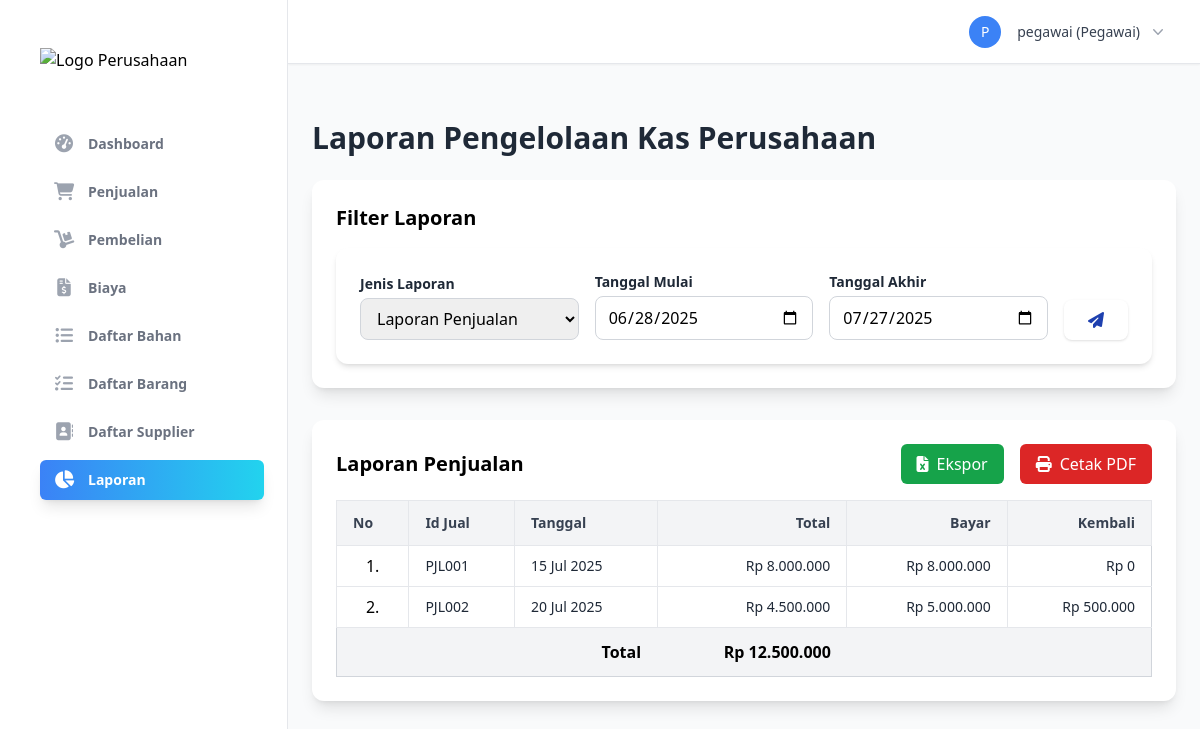
Screenshot of /pages/reports.php (signed in) with the database file from the repository.
### tables this page shows
CREATE TABLE penjualan (
    id_penjualan VARCHAR(25) PRIMARY KEY,
    tgl_jual DATE NOT NULL,
    total_jual INTEGER NOT NULL,
    bayar INTEGER NOT NULL,
    kembali VARCHAR(25) NOT NULL
);

### includes/function.php (called while the page is built, shortened)
<?php
function formatCurrency($num)
{
    $cleaned_num = preg_replace('/[^0-9]/', '', $num);
    $numeric_val = (float) $cleaned_num;
    return 'Rp ' . number_format($numeric_val, 0, ',', '.');
}

### pages/reports.php (the view, shortened to what this page needs)
<?php
require_once '../config/db_connect.php';
require_once '../includes/function.php';
require_once '../includes/header.php';
$today = date('Y-m-d');
$default_start_date = date('Y-m-d', strtotime('-29 days'));
$report_type = $_POST['report_type'] ?? 'penjualan';
$start_date = $_POST['start_date'] ?? $default_start_date;
$end_date = $_POST['end_date'] ?? $today;
?>
<head>
    <link rel="stylesheet" href="../assets/css/responsive.css">
</head>
<div class="flex min-h-screen bg-gray-50">
    <?php require_once '../includes/sidebar.php'; ?>
    <main class="flex-1 p-6">
        <div id="reports" class="section active">
            <div class="mb-6">
                <h2 class="text-3xl font-bold text-gray-800">Laporan Pengelolaan Kas Perusahaan</h2>
            </div>
            <div class="bg-white rounded-xl shadow-lg p-6 mb-8">
                <h3 class="text-xl font-semibold mb-4">Filter Laporan </h3>
                <form method="POST" action="reports.php" class="flex flex-col md:flex-row md:items-end gap-4 bg-white p-6 rounded-xl shadow-md">
                    <div class="lg:col-span-2 w-full">
                        <label class="block text-sm font-semibold text-gray-800 mb-1">Jenis Laporan</label>
                        <select name="report_type" class="w-full py-2 px-3 border border-gray-300 rounded-lg focus:outline-none focus:ring-2 focus:ring-blue-500 focus:border-blue-500">
                            <option value="penjualan" <?php if ($report_type == 'penjualan') echo 'selected'; ?>>Laporan Penjualan</option>
                        </select>
                    </div>
                    <div class="w-full">
                        <label class="block text-sm font-semibold text-gray-800 mb-1">Tanggal Mulai</label>
                        <input type="date" name="start_date" value="<?php echo htmlspecialchars($start_date); ?>" max="<?php echo $today; ?>" class="w-full py-2 px-3 border border-gray-300 rounded-lg focus:outline-none focus:ring-2 focus:ring-blue-500 focus:border-blue-500">
                    </div>
                    <div class="w-full">
                        <label class="block text-sm font-semibold text-gray-800 mb-1">Tanggal Akhir</label>
                        <input type="date" name="end_date" value="<?php echo htmlspecialchars($end_date); ?>" max="<?php echo $today; ?>" class="w-full py-2 px-3 border border-gray-300 rounded-lg focus:outline-none focus:ring-2 focus:ring-blue-500 focus:border-blue-500">
                    </div>
                    <button type="submit" class="w-full md:w-auto text-blue-800 font-semibold py-2 px-6 rounded-lg shadow transition duration-150">
                        <i class="fa-solid fa-paper-plane"></i>
                    </button>
                </form>
            </div>
            <div class="bg-white rounded-xl shadow-lg p-6">
                <div class="flex flex-col md:flex-row justify-between md:items-center mb-4 gap-4">
                    <h3 class="text-xl font-semibold">Laporan <?php echo ucwords(str_replace('_', ' ', $report_type)); ?></h3>
                    <div class="flex justify-between gap-4 flex-wrap">
                        <a href="../utils/export_laporan.php?type=<?php echo $report_type; ?>&start=<?php echo $start_date; ?>&end=<?php echo $end_date; ?>" class="w-full md:w-auto bg-green-600 hover:bg-green-700 text-white px-4 py-2 rounded-md text-center">
                            <i class="fas fa-file-excel mr-2"></i>Ekspor
                        </a>
                        <a href="../utils/cetak_laporan.php?type=<?php echo $report_type; ?>&start=<?php echo $start_date; ?>&end=<?php echo $end_date; ?>" target="_blank" class="w-full md:w-auto bg-red-600 hover:bg-red-700 text-white px-4 py-2 rounded-md text-center">
                            <i class="fas fa-print mr-2"></i>Cetak PDF
                        </a>
                    </div>
                </div>
                <div class="overflow-x-auto">
                    <?php
                    $total = 0;
                    $query = "";
                    $params = [$start_date, $end_date];
                    switch ($report_type) {
                        case 'penjualan':
                            $query = "SELECT id_penjualan, tgl_jual, total_jual, bayar, kembali FROM penjualan WHERE tgl_jual BETWEEN ? AND ? ORDER BY tgl_jual";
                            $headers = ['No', 'Id Jual', 'Tanggal', 'Total', 'Bayar', 'Kembali'];
                            $columns = ['id_penjualan', 'tgl_jual', 'total_jual', 'bayar', 'kembali'];
                            $total_column = 'total_jual';
                            break;
                    }
                    $stmt = $pdo->prepare($query);
                    $stmt->execute($params);
                    $data = $stmt->fetchAll(PDO::FETCH_ASSOC);
                    echo '<table class="min-w-full responsive-table border border-gray-300">';
                    echo '<thead><tr class="bg-gray-100">';
                    foreach ($headers as $header) {
                        $align = in_array($header, ['Debit', 'Kredit', 'Saldo', 'Jumlah (Rp)', 'Total', 'Bayar', 'Kembali']) ? 'text-right' : 'text-left';
                        $width = ($header == 'No.') ? 'w-12' : '';
                        echo "<th class='px-4 py-3 $align text-sm font-semibold text-gray-700 border $width'>$header</th>";
                    }
                    echo '</tr></thead>';
                    if ($report_type == 'buku_besar') {
                        echo '<tbody class="bg-white">';
                        echo '<tr class="bg-gray-50 font-semibold"><td colspan="5" class="px-4 py-2 border text-right">Saldo Awal</td><td class="px-4 py-2 border text-right">' . formatCurrency($saldo_awal) . '</td></tr>';
                        $saldo_berjalan = $saldo_awal;
                        if (empty($data)) {
                            echo "<tr><td colspan='6' class='px-6 py-12 text-center text-gray-500 border'>Tidak ada transaksi pada periode ini.</td></tr>";
                        } else {
                            foreach ($data as $index => $row) {
                                $saldo_berjalan += $row['debit'] - $row['kredit'];
                                echo '<tr class="divide-x divide-gray-200">';
                                echo "<td class='px-4 py-2 border text-center'>" . ($index + 1) . ".</td>";
                                echo "<td class='px-4 py-2 border'>" . date('d M Y', strtotime($row['tanggal'])) . "</td>";
                                echo "<td class='px-4 py-2 border'>" . htmlspecialchars($row['uraian']) . "</td>";
                                echo "<td class='px-4 py-2 border text-right'>" . ($row['debit'] > 0 ? formatCurrency($row['debit']) : '-') . "</td>";
                                echo "<td class='px-4 py-2 border text-right'>" . ($row['kredit'] > 0 ? formatCurrency($row['kredit']) : '-') . "</td>";
                                echo "<td class='px-4 py-2 border text-right font-medium'>" . formatCurrency($saldo_berjalan) . "</td>";
                                echo '</tr>';
                            }
                        }
                        echo '</tbody>';
                        echo '<tfoot class="bg-gray-100 font-bold"><tr><td colspan="5" class="px-4 py-3 text-right border">Saldo Akhir</td><td class="px-4 py-3 text-right border">' . formatCurrency($saldo_berjalan) . '</td></tr></tfoot>';
                    } else {
                        echo '<tbody class="bg-white">';
                        if (empty($data)) {
                            echo "<tr><td colspan='" . count($headers) . "' class='px-6 py-12 text-center text-gray-500 border'>Tidak ada data untuk periode yang dipilih.</td></tr>";
                        } else {
                            $total = 0;
                            foreach ($data as $index => $row) {
                                echo '<tr class="divide-x divide-gray-200">';
                                if (in_array($report_type, ['penjualan', 'pembelian', 'penerimaan_kas', 'pengeluaran_kas'])) {
                                    echo "<td class='px-4 py-2 border text-center'>" . ($index + 1) . ".</td>";
                                }
                                foreach ($columns as $col) {
                                    $is_currency = in_array($col, ['total_jual', 'total_beli', 'bayar', 'kembali', 'total']);
                                    $is_date = in_array($col, ['tgl_jual', 'tgl_beli', 'tgl_terima_kas', 'tgl_pengeluaran_kas']);
                                    $value = $is_date ? date('d M Y', strtotime($row[$col])) : ($is_currency ? formatCurrency($row[$col]) : htmlspecialchars($row[$col]));
                                    $align = $is_currency ? 'text-right' : 'text-left';
                                    echo "<td data-label='$col' class='px-4 py-2 text-sm text-gray-800 $align border'>$value</td>";
                                }
                                echo '</tr>';
                                if (isset($total_column)) {
                                    $total += $row[$total_column];
                                }
                            }
                        }
                        echo '</tbody>';
                        if (!empty($data) && isset($total_column)) {
                            echo '<tfoot class="bg-gray-100 font-bold">';
                            if ($report_type === 'penjualan') {
                                echo "<tr><td colspan='3' class='px-4 py-3 text-right border-t'>Total</td><td class='px-4 py-3 text-right border-t'>" . formatCurrency($total) . "</td><td colspan='2' class='border-t'></td></tr>";
                            } elseif ($report_type === 'pembelian') {
                                echo "<tr><td colspan='4' class='px-4 py-3 text-right border-t'>Total</td><td class='px-4 py-3 text-right border-t'>" . formatCurrency($total) . "</td><td colspan='2' class='border-t'></td></tr>";
                            } elseif (in_array($report_type, ['penerimaan_kas', 'pengeluaran_kas'])) {
                                echo "<tr><td colspan='3' class='px-4 py-3 text-right border-t'>Total</td><td class='px-4 py-3 text-right border-t'>" . formatCurrency($total) . "</td></tr>";
                            }
                            echo '</tfoot>';
                        }
                    }
                    echo '</table>';
                    ?>
                </div>
            </div>
        </div>
    </main>
</div>
<?php require_once '../includes/footer.php'; ?>

### rows the page displays
penjualan: id_penjualan "PJL001", tgl_jual "15 Jul 2025", total_jual "Rp 8.000.000", bayar "Rp 8.000.000", kembali "Rp 0"
penjualan: id_penjualan "PJL002", tgl_jual "20 Jul 2025", total_jual "Rp 4.500.000", bayar "Rp 5.000.000", kembali "Rp 500.000"

### other values shown
$item['name'] "Dashboard"
$item['name'] "Penjualan"
$item['name'] "Pembelian"
$item['name'] "Biaya"
$item['name'] "Daftar Bahan"
$item['name'] "Daftar Barang"
$item['name'] "Daftar Supplier"
$item['name'] "Laporan"
substr($currentUser['username'], 0, 1) "P"
$currentUser['username'] "pegawai"
$currentUser['level'] "Pegawai"
str_replace('_', ' ', $report_type) "Penjualan"
$header "No"
$header "Id Jual"
$header "Tanggal"
